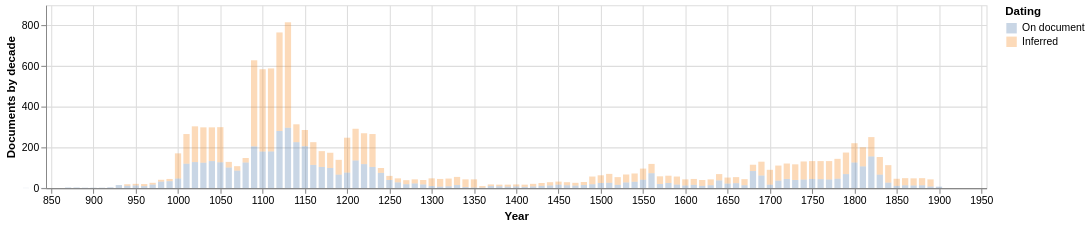

Write notebook code for a chart like this one.
### Code cell
# plot as a stacked bar chart, colored by date source

# width 15 for 25 year range
# width 8 for 10 year range

bar_chart = alt.Chart(half_cent_df.select('earliest', 'latest', 'date_source', 'count')).mark_bar(opacity=0.3, width=6).encode(
    x=alt.X('earliest', title="Year", axis=alt.Axis(format="r")).scale(domain=[850, 1950]),
    # x2='latest',t
    y=alt.Y('count', title='Documents by decade').scale(domain=[0, 900]),
    color=alt.Color("date_source", title="Dating").scale(domain=['On document', 'Inferred']),  # specify domain to control order
).properties(width=900, height=175)
bar_chart

### Figure 1 — Vega specification as saved in the notebook (floating-point values rounded to 4 significant figures; data arrays with more than 128 entries replaced by an {"elided": "..."} marker saying what was removed)
{"$schema": "https://vega.github.io/schema/vega/v6.json", "data": [{"name": "source_0", "values": {"elided": "202 records"}}], "marks": [{"type": "rect", "name": "marks", "from": {"data": "source_0"}, "encode": {"update": {"fill": {"field": "date_source", "scale": "color"}, "opacity": {"value": 0.3}, "y": {"field": "count_end", "scale": "y"}, "y2": {"field": "count_start", "scale": "y"}, "width": {"value": 6}, "xc": {"field": "earliest", "scale": "x"}}}, "style": ["bar"]}], "scales": [{"name": "x", "type": "linear", "domain": [850, 1950], "range": [0, {"signal": "width"}], "zero": false, "padding": 5}, {"name": "y", "type": "linear", "domain": [0, 900], "range": [{"signal": "height"}, 0], "zero": true}, {"name": "color", "type": "ordinal", "domain": ["On document", "Inferred"], "range": "category"}], "axes": [{"scale": "x", "grid": true, "minExtent": 0, "domain": false, "ticks": false, "tickCount": {"signal": "ceil(width/40)"}, "labels": false, "maxExtent": 0, "zindex": 0, "orient": "bottom", "gridScale": "y", "aria": false}, {"scale": "y", "grid": true, "gridScale": "x", "ticks": false, "maxExtent": 0, "labels": false, "aria": false, "zindex": 0, "orient": "left", "tickCount": {"signal": "ceil(height/40)"}, "minExtent": 0, "domain": false}, {"scale": "x", "tickCount": {"signal": "ceil(width/40)"}, "zindex": 0, "title": "Year", "format": "r", "labelOverlap": true, "grid": false, "labelFlush": true, "orient": "bottom"}, {"scale": "y", "grid": false, "tickCount": {"signal": "ceil(height/40)"}, "zindex": 0, "orient": "left", "title": "Documents by decade", "labelOverlap": true}], "padding": 5, "height": 175, "style": "cell", "legends": [{"title": "Dating", "fill": "color", "symbolType": "square", "encode": {"symbols": {"update": {"opacity": {"value": 0.3}}}}}], "width": 900, "background": "white"}
